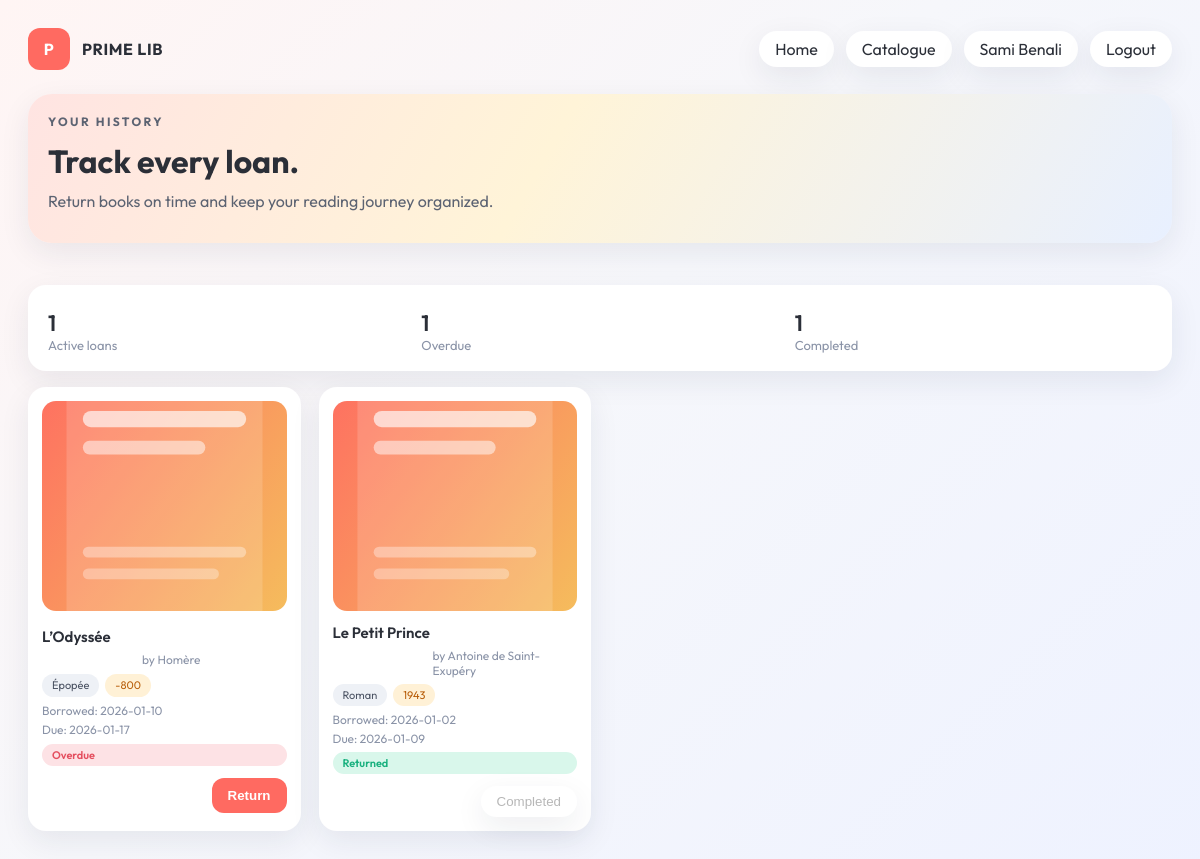
The page /pages/reader/mes_emprunts.php (signed in) on the database its author committed.
### tables this page shows
CREATE TABLE emprunt (
  id_emprunt INT AUTO_INCREMENT PRIMARY KEY,
  date_emprunt DATE NOT NULL,
  date_retour_prevue DATE NOT NULL,
  date_retour_effective DATE NULL,

  id_utilisateur INT NOT NULL,
  id_livre INT NOT NULL,
  id_admin INT NULL,  

  CONSTRAINT fk_emprunt_utilisateur
    FOREIGN KEY (id_utilisateur) REFERENCES utilisateur(id_utilisateur)
    ON UPDATE CASCADE
    ON DELETE CASCADE,

  CONSTRAINT fk_emprunt_livre
    FOREIGN KEY (id_livre) REFERENCES livre(id_livre)
    ON UPDATE CASCADE
    ON DELETE CASCADE,

  CONSTRAINT fk_emprunt_admin
    FOREIGN KEY (id_admin) REFERENCES admin(id_admin)
    ON UPDATE CASCADE
    ON DELETE SET NULL
);

CREATE TABLE livre (
  id_livre INT AUTO_INCREMENT PRIMARY KEY,
  titre  VARCHAR(200) NOT NULL,
  auteur VARCHAR(150) NOT NULL,
  genre  VARCHAR(80),
  annee_publication INT,
  etat_disponibilite VARCHAR(30) NOT NULL,  
  cover_url VARCHAR(255) NULL,

  id_admin INT,  
  CONSTRAINT fk_livre_admin
    FOREIGN KEY (id_admin) REFERENCES admin(id_admin)
    ON UPDATE CASCADE
    ON DELETE SET NULL
);

### includes/auth.php (called while the page is built, shortened)
<?php
function auth_user(): ?array
{
    return $_SESSION['auth_user'] ?? null;
}
?>

### pages/reader/mes_emprunts.php (the view, shortened to what this page needs)
<?php
require_once __DIR__ . '/../../includes/auth.php';
$authUser = auth_user();
$authDisplayName = trim((string)($authUser['prenom'] ?? '') . ' ' . (string)($authUser['nom'] ?? ''));
$userId = (int)($authUser['id'] ?? 0);
function e(string $value): string {
  return htmlspecialchars($value, ENT_QUOTES, 'UTF-8');
}
$loans = [];
$loanSql = "SELECT e.id_emprunt, e.date_emprunt, e.date_retour_prevue, e.date_retour_effective,
                   l.titre, l.auteur, l.genre, l.annee_publication, l.cover_url, l.id_livre
            FROM emprunt e
            JOIN livre l ON e.id_livre = l.id_livre
            WHERE e.id_utilisateur = ?
            ORDER BY e.date_emprunt DESC, e.id_emprunt DESC";
$stmt = $conn->prepare($loanSql);
$stmt->bind_param('i', $userId);
$stmt->execute();
$result = $stmt->get_result();
if ($result) {
  while ($row = $result->fetch_assoc()) {
    $loans[] = $row;
  }
}
$activeCount = 0;
$historyCount = 0;
$overdueCount = 0;
foreach ($loans as $loan) {
  if (!empty($loan['date_retour_effective'])) {
    $historyCount++;
  } else {
    $activeCount++;
    if (strtotime((string)$loan['date_retour_prevue']) < strtotime(date('Y-m-d'))) {
      $overdueCount++;
    }
  }
}
?>
<!DOCTYPE html>
<html lang="en">
<head>
  <link rel="stylesheet" href="../../Assets/css/styles.css" />
</head>
<body class="reader-body">
  <main class="reader-shell">
    <header class="reader-topbar">
      <div class="brand">
        <div class="brand-icon">P</div>
        <div class="brand-text">
          <div class="brand-name">PRIME LIB</div>
        </div>
      </div>
      <div class="top-actions">
        <a class="pill" href="dashboard.php">Home</a>
        <a class="pill" href="catalogue.php">Catalogue</a>
        <span class="pill" style="cursor:default;"><?= e($authDisplayName !== '' ? $authDisplayName : 'Reader') ?></span>
        <a class="pill" href="../../logout.php">Logout</a>
      </div>
    </header>
    <section class="reader-hero compact single">
      <div class="reader-hero-content">
        <p class="reader-hero-tag">YOUR HISTORY</p>
        <h1>Track every loan.</h1>
        <p>Return books on time and keep your reading journey organized.</p>
      </div>
    </section>
    <section class="reader-section">
      <div class="reader-stats wide">
        <div>
          <div class="stat-value"><?= e((string)$activeCount) ?></div>
          <div class="stat-label">Active loans</div>
        </div>
        <div>
          <div class="stat-value"><?= e((string)$overdueCount) ?></div>
          <div class="stat-label">Overdue</div>
        </div>
        <div>
          <div class="stat-value"><?= e((string)$historyCount) ?></div>
          <div class="stat-label">Completed</div>
        </div>
      </div>
      <div class="book-grid">
        <?php foreach ($loans as $loan): ?>
          <?php
            $returned = !empty($loan['date_retour_effective']);
            $due = (string)$loan['date_retour_prevue'];
            $status = 'On time';
            $statusClass = 'available';
            if ($returned) {
              $status = 'Returned';
              $statusClass = 'available';
            } elseif (strtotime($due) < strtotime(date('Y-m-d'))) {
              $status = 'Overdue';
              $statusClass = 'unavailable';
            } elseif (strtotime($due) <= strtotime('+3 days')) {
              $status = 'Due soon';
              $statusClass = 'soon';
            }
            $cover = (string)($loan['cover_url'] ?? '');
            $coverSrc = $cover !== '' ? $cover : '../../Assets/images/book-placeholder.svg';
          ?>
          <article class="book-card">
            <img class="book-cover" src="<?= e($coverSrc) ?>" alt="<?= e((string)$loan['titre']) ?>" onerror="this.src='../../Assets/images/book-placeholder.svg';" />
            <div class="book-meta">
              <div class="book-title"><?= e((string)$loan['titre']) ?></div>
              <div class="book-author">by <?= e((string)$loan['auteur']) ?></div>
              <div class="book-tags">
                <span class="tag"><?= e((string)($loan['genre'] ?? 'General')) ?></span>
                <span class="tag soft"><?= e((string)($loan['annee_publication'] ?? '')) ?></span>
              </div>
              <div class="loan-dates">
                <span>Borrowed: <?= e((string)$loan['date_emprunt']) ?></span>
                <span>Due: <?= e($due) ?></span>
              </div>
              <span class="status <?= e($statusClass) ?>"><?= e($status) ?></span>
            </div>
            <div class="book-actions">
              <?php if (!$returned): ?>
                <form method="post" action="../../actions/reader/return.php">
                  <button class="primary" type="submit">Return</button>
                </form>
              <?php else: ?>
                <button class="pill" type="button" disabled>Completed</button>
              <?php endif; ?>
            </div>
          </article>
        <?php endforeach; ?>
      </div>
    </section>
  </main>
</body>
</html>

### Assets/css/styles.css (style rules this page uses)
:root { --bg: #f6f7fb; --card: #ffffff; --text: #2b2f38; --muted: #8a93a7; --accent: #ff6a61; --blue: #4c7cff; --green: #1ec98b; --gold: #f4c45c; --teal: #18c0b5; --shadow: 0 10px 30px rgba(31, 38, 67, 0.08); --radius: 18px; }
* { box-sizing: border-box; }
body a { text-decoration: none; color: inherit; }
body { margin: 0; font-family: 'Outfit', sans-serif; color: var(--text); background: radial-gradient(circle at 20% 0%, #ffffff 0%, var(--bg) 60%); }
body.reader-body { background: linear-gradient(135deg, #fff5f4 0%, #f6f7fb 45%, #eef2ff 100%); }
.brand { display: flex; align-items: center; gap: 12px; font-weight: 700; letter-spacing: 0.04em; }
.brand-icon { width: 42px; height: 42px; border-radius: 12px; background: var(--accent); color: #fff; display: grid; place-items: center; font-weight: 700; }
.top-actions { display: flex; gap: 12px; }
.primary { border: none; background: var(--accent); color: #fff; padding: 10px 16px; border-radius: 12px; font-weight: 600; cursor: pointer; }
.status { display: inline-block; padding: 4px 10px; border-radius: 999px; font-size: 11px; font-weight: 600; text-transform: capitalize; }
.status.available { background: #d9f7eb; color: #18b07e; }
.status.unavailable { background: #fde2e5; color: #e44e5e; }
.pill, .user-pill { border: none; background: #ffffff; border-radius: 999px; padding: 8px 16px; display: flex; align-items: center; gap: 10px; box-shadow: var(--shadow); cursor: pointer; }
.stat-label { color: var(--muted); font-size: 13px; }
.stat-value { font-size: 22px; font-weight: 600; margin-top: 6px; }
.book-author { color: var(--muted); font-size: 12px; padding-left: 100px; }
.reader-shell { max-width: 1200px; margin: 0 auto; padding: 28px 28px 60px; display: grid; gap: 24px; }
.reader-topbar { display: flex; justify-content: space-between; align-items: center; gap: 16px; }
.reader-hero { display: grid; grid-template-columns: minmax(0, 1.3fr) minmax(0, 0.7fr); gap: 18px; padding: 26px; border-radius: 24px; background: linear-gradient(120deg, #ffe4e2 0%, #fff4d8 45%, #e8f0ff 100%); box-shadow: var(--shadow); }
.reader-hero.compact { grid-template-columns: minmax(0, 1fr) minmax(0, 0.6fr); padding: 20px; }
.reader-hero.single { grid-template-columns: 1fr; }
.reader-hero-tag { font-size: 12px; letter-spacing: 0.2em; font-weight: 700; color: #ff5b53; margin: 0 0 12px; }
.reader-hero h1 { margin: 0 0 10px; font-size: 32px; }
.reader-hero p { margin: 0 0 12px; color: #5c6372; }
.reader-stats { display: grid; grid-template-columns: repeat(3, minmax(0, 1fr)); gap: 16px; margin-top: 18px; }
.reader-stats.wide { grid-template-columns: repeat(3, minmax(0, 1fr)); padding: 18px 20px; border-radius: 18px; background: #ffffff; box-shadow: var(--shadow); }
.reader-section { display: grid; gap: 16px; }
.book-grid { display: grid; grid-template-columns: repeat(auto-fill, minmax(220px, 1fr)); gap: 18px; }
.book-card { background: #ffffff; border-radius: 18px; padding: 14px; box-shadow: var(--shadow); display: grid; gap: 12px; }
.book-cover { width: 100%; height: 210px; object-fit: cover; border-radius: 14px; }
.book-meta { display: grid; gap: 6px; }
.book-title { font-weight: 600; font-size: 15px; }
.book-tags { display: flex; flex-wrap: wrap; gap: 6px; }
.tag { display: inline-flex; align-items: center; padding: 4px 10px; border-radius: 999px; background: #eef1f6; font-size: 11px; color: #4b5363; }
.tag.soft { background: #fff1d6; color: #b85e0a; }
.book-actions { display: flex; justify-content: flex-end; }
.book-actions form { margin: 0; }
.loan-dates { font-size: 12px; color: var(--muted); display: grid; gap: 4px; }

### rows shown on the page
emprunt: id_livre.titre "L’Odyssée", id_livre.auteur "Homère", id_livre.genre "Épopée", id_livre.annee_publication "-800", date_emprunt "2026-01-10", date_retour_prevue "2026-01-17", status "Overdue"
emprunt: id_livre.titre "Le Petit Prince", id_livre.auteur "Antoine de Saint-Exupéry", id_livre.genre "Roman", id_livre.annee_publication "1943", date_emprunt "2026-01-02", date_retour_prevue "2026-01-09", date_retour_effective "Returned", shows "Completed"

### other values the page prints
$authDisplayName !== '' ? $authDisplayName : 'Reader' "Sami Benali"
$activeCount "1"
$overdueCount "1"
$historyCount "1"
